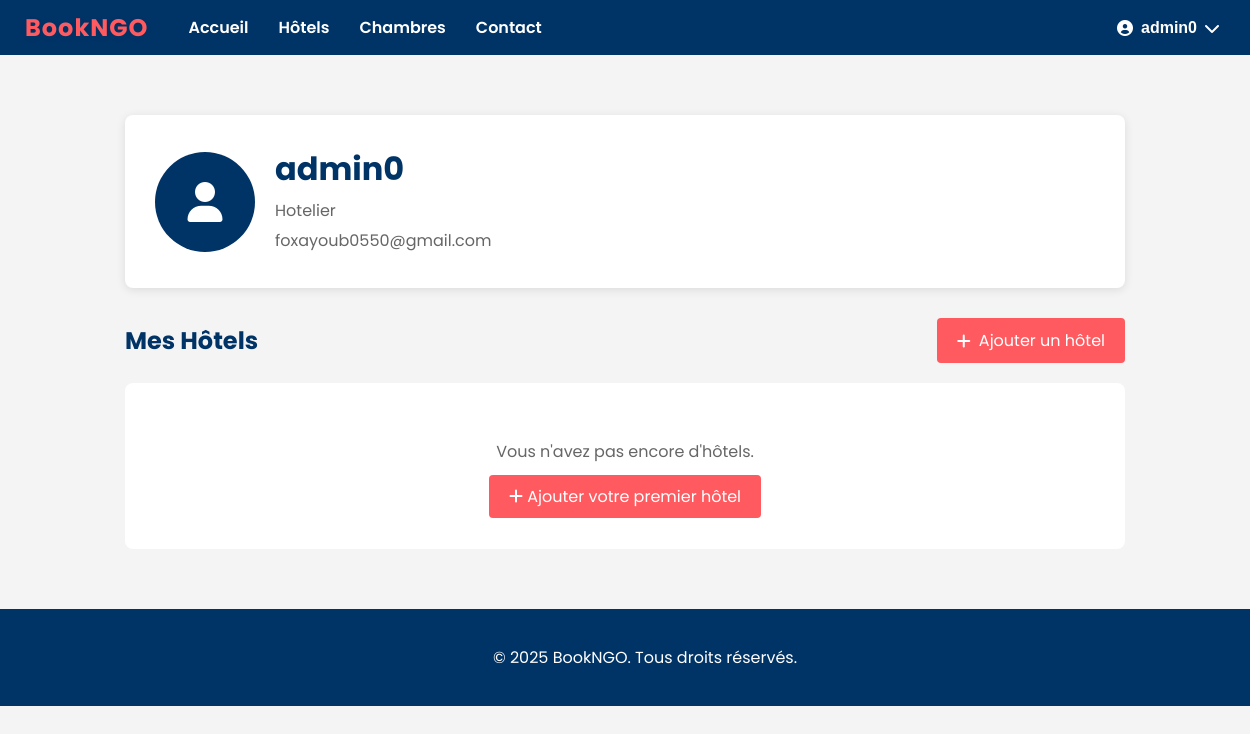
The app's page /profile/ (signed in) with its own data.
### users_app/models.py (models this page shows, shortened)
class User(AbstractUser):
    CLIENT = 1
    HOTELIER = 2
    ADMIN = 3
    ROLE_CHOICES = (
        (CLIENT, 'Client'),
        (HOTELIER, 'Hotelier'),
        (ADMIN, 'Admin'),
    )
    role = models.PositiveSmallIntegerField(choices=ROLE_CHOICES, default=CLIENT)
    phone = models.CharField(max_length=20, blank=True)
    address = models.TextField(blank=True)

### profiles/views.py (the view)
# urls.py: path('profile/', profile_view, name='profile'),  # URL du profil
@login_required
def profile_view(request):
    context = {
        'user': request.user
    }
    if request.user.role == 2:  # Hôtelier
        context['hotels'] = Hotel.objects.filter(owner=request.user)
    else:  # Client
        context['reservations'] = Booking.objects.filter(user=request.user)
    return render(request, 'profiles/profile.html', context)

### templates/profiles/profile.html (shortened to what this page needs)
{% extends "base.html" %}
{% block content %}
<div class="profile-container" style="max-width: 1000px; margin: 40px auto; padding: 20px;">
    <div class="profile-header" style="background: white; padding: 30px; border-radius: 8px; box-shadow: 0 2px 10px rgba(0,0,0,0.1); margin-bottom: 30px;">
        <div style="display: flex; align-items: center; gap: 20px;">
            <div style="width: 100px; height: 100px; background-color: #003366; border-radius: 50%; display: flex; align-items: center; justify-content: center;">
                <i class="fas fa-user" style="font-size: 40px; color: white;"></i>
            </div>
            <div>
                <h1 style="color: #003366; margin: 0;">{{ user.username }}</h1>
                <p style="color: #666; margin: 5px 0;">{{ user.get_role_display }}</p>
                <p style="color: #666; margin: 5px 0;">{{ user.email }}</p>
            </div>
        </div>
    </div>
    {% if user.role == 2 %}
    <div class="hotels-section">
        <div style="display: flex; justify-content: space-between; align-items: center; margin-bottom: 20px;">
            <h2 style="color: #003366; margin: 0;">Mes Hôtels</h2>
            <a href="{% url 'hotel-create' %}" style="background-color: #ff5a5f; color: white; padding: 10px 20px; text-decoration: none; border-radius: 4px; display: inline-flex; align-items: center;">
                <i class="fas fa-plus" style="margin-right: 8px;"></i>
                Ajouter un hôtel
            </a>
        </div>
        <div class="hotel-grid" style="display: grid; grid-template-columns: repeat(auto-fill, minmax(300px, 1fr)); gap: 20px;">
            {% for hotel in hotels %}
            <div class="hotel-card" style="background: white; border-radius: 8px; overflow: hidden; box-shadow: 0 2px 10px rgba(0,0,0,0.1);">
                <img src="{{ hotel.image_url|default:'https://via.placeholder.com/300x200' }}" alt="{{ hotel.name }}" style="width: 100%; height: 150px; object-fit: cover;">
                <div style="padding: 15px;">
                    <h3 style="margin: 0 0 10px; color: #003366;">{{ hotel.name }}</h3>
                    <p style="color: #666; margin: 0 0 10px;">{{ hotel.city }}, {{ hotel.country }}</p>
                    <div style="display: flex; gap: 10px;">
                        <a href="{% url 'hotel-detail' hotel.pk %}" style="flex: 1; text-align: center; padding: 8px; background-color: #003366; color: white; text-decoration: none; border-radius: 4px;">
                            <i class="fas fa-eye"></i> Voir
                        </a>
                        <a href="#" style="flex: 1; text-align: center; padding: 8px; background-color: #28a745; color: white; text-decoration: none; border-radius: 4px;">
                            <i class="fas fa-edit"></i> Modifier
                        </a>
                    </div>
                </div>
            </div>
            {% empty %}
            <div style="grid-column: 1/-1; text-align: center; padding: 40px; background: white; border-radius: 8px;">
                <p style="color: #666; margin-bottom: 20px;">Vous n'avez pas encore d'hôtels.</p>
                <a href="{% url 'hotel-create' %}" style="background-color: #ff5a5f; color: white; padding: 10px 20px; text-decoration: none; border-radius: 4px;">
                    <i class="fas fa-plus"></i> Ajouter votre premier hôtel
                </a>
            </div>
            {% endfor %}
        </div>
    </div>
    {% endif %}
</div>
{% endblock %}

### templates/base.html (shortened to what this page needs)
<!DOCTYPE html>
<html lang="fr">
<head>
    <link rel="stylesheet" href="https://cdnjs.cloudflare.com/ajax/libs/font-awesome/6.0.0-beta3/css/all.min.css">
</head>
<body>
    <header>
        <nav>
            <div class="nav-links">
                <span class="logo-bookngo">BookNGO</span>
                <a href="/">Accueil</a>
                <a href="{% url 'hotel-list' %}">Hôtels</a>
                {% if user.is_authenticated and user.role == 2 %}
                <a href="{% url 'room-list' %}">Chambres</a>
                {% endif %}
                <a href="/contact/">Contact</a>
            </div>
            <div class="auth-buttons">
                {% if user.is_authenticated %}
                <div class="user-menu">
                    <button class="user-menu-btn">
                        <i class="fas fa-user-circle"></i>
                        {{ user.username }}
                        <i class="fas fa-chevron-down"></i>
                    </button>
                </div>
                {% endif %}
            </div>
        </nav>
    </header>
    <main class="container">
        {% block content %}{% endblock %}
    </main>
    <footer>
        <p>&copy; 2025 BookNGO. Tous droits réservés.</p>
    </footer>
</body>
</html>

### templates/base.html (style rules this page uses)
body { font-family: 'Poppins', sans-serif; margin: 0; padding: 0; background-color: #f4f4f4; }
header { background-color: #003366; color: #fff; padding: 10px 20px; }
nav { max-width: 1200px; margin: 0 auto; display: flex; justify-content: space-between; align-items: center; }
.nav-links { display: flex; align-items: center; }
nav a { color: #fff; text-decoration: none; margin: 0 15px; font-weight: 600; font-size: 16px; }
.auth-buttons { display: flex; align-items: center; gap: 10px; }
.user-menu { position: relative; display: inline-block; }
.user-menu-btn { background: none; border: none; color: white; cursor: pointer; display: flex; align-items: center; gap: 8px; font-size: 16px; font-weight: 600; }
.container { width: 100%; max-width: 1200px; margin: 20px auto; padding: 0 20px; }
footer { background-color: #003366; color: #fff; text-align: center; padding: 20px; position: relative; bottom: 0; width: 100%; }
.logo-bookngo { font-size: 1.5em; font-weight: 700; color: #ff5a5f; margin-right: 25px; letter-spacing: 1px; font-family: 'Poppins', sans-serif; text-shadow: 0 2px 8px rgba(0,0,0,0.04); }

### records on screen
User: username "admin0", role "Hotelier", email "foxayoub0550@gmail.com"
